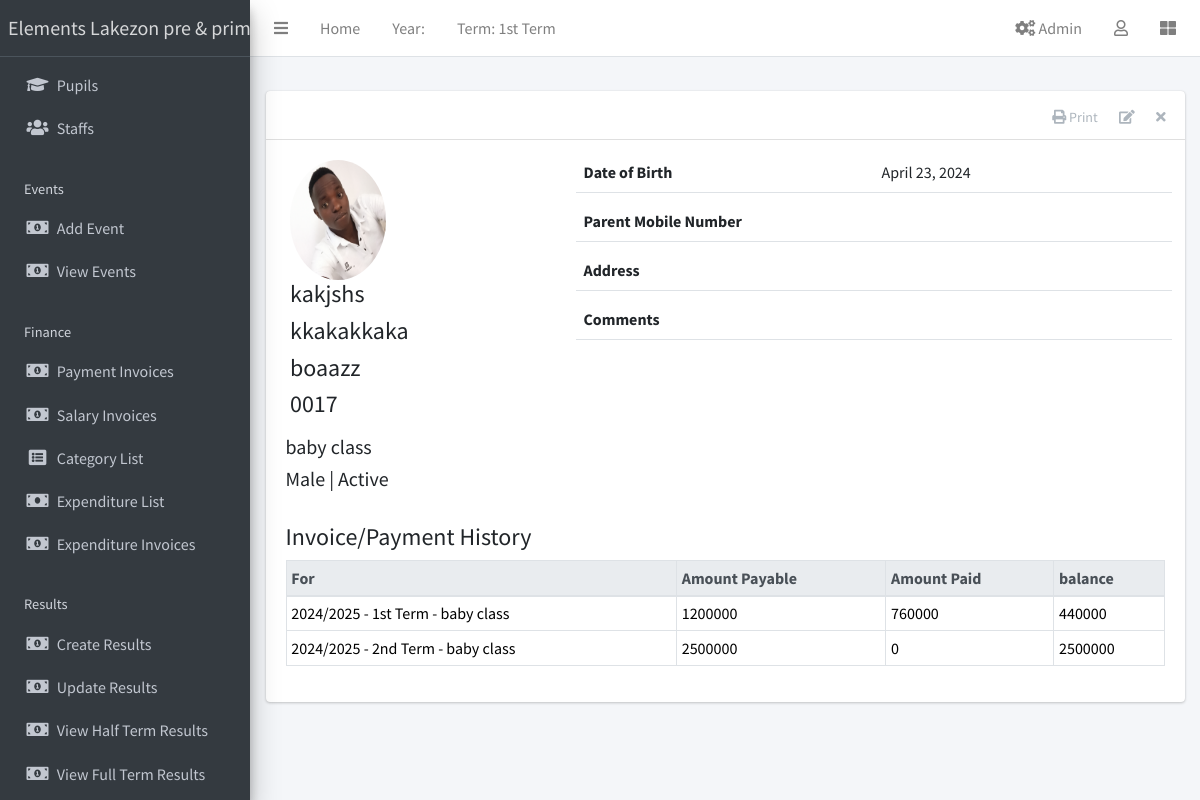
Screenshot of /student/18/ (signed in) with the database file from the repository.
### apps/corecode/models.py (models this page shows)
class AcademicTerm(models.Model):
    name = models.CharField(max_length=20, unique=True)
    current = models.BooleanField(default=True)
    class Meta:
        ordering = ["name"]
    def __str__(self):
        return self.name

class StudentClass(models.Model):
    name = models.CharField(max_length=200, unique=True)
    class Meta:
        verbose_name = "Class"
        verbose_name_plural = "Classes"
        ordering = ["name"]
    def __str__(self):
        return self.name

class AcademicSession(models.Model):
    name = models.CharField(max_length=200, unique=True)
    current = models.BooleanField(default=True)
    class Meta:
        ordering = ["-name"]
    def __str__(self):
        return self.name

### apps/students/models.py (models this page shows, shortened)
class Student(models.Model):
    STATUS_CHOICES = [("active", "Active"), ("inactive", "Inactive")]
    GENDER_CHOICES = [("male", "Male"), ("female", "Female")]
    current_status = models.CharField(
        max_length=10, choices=STATUS_CHOICES, default="active"
    )
    registration_number = models.CharField(max_length=200, unique=True)
    surname = models.CharField(max_length=200)
    firstname = models.CharField(max_length=200)
    other_name = models.CharField(max_length=200, blank=True)
    gender = models.CharField(max_length=10, choices=GENDER_CHOICES, default="male")
    date_of_birth = models.DateField(default=timezone.now)
    current_class = models.ForeignKey(
        StudentClass, on_delete=models.SET_NULL, blank=True, null=True
    )
    date_of_admission = models.DateField(default=timezone.now)
    mobile_num_regex = RegexValidator(
        regex="^[0-9]{10,15}$", message="Entered mobile number isn't in a right format!"
    )
    parent_mobile_number = models.CharField(
        validators=[mobile_num_regex], max_length=13, blank=True
    )
    address = models.TextField(blank=True)
    others = models.TextField(blank=True)
    passport = models.ImageField(blank=True, upload_to="students/passports/")
    class Meta:
        ordering = ["surname", "firstname", "other_name"]

### apps/finance/models.py (models this page shows, shortened)
class Invoice(models.Model):
    student = models.ForeignKey(Student, on_delete=models.CASCADE)
    session = models.ForeignKey(AcademicSession, on_delete=models.CASCADE)
    term = models.ForeignKey(AcademicTerm, on_delete=models.CASCADE)
    class_for = models.ForeignKey(StudentClass, on_delete=models.CASCADE)
    balance_from_previous_term = models.IntegerField(default=0)
    status = models.CharField(
        max_length=20,
        choices=[("active", "Active"), ("closed", "Closed")],
        default="active",
    )
    class Meta:
        ordering = ["student"]
    def balance(self):
        payable = self.total_amount_payable()
        paid = self.total_amount_paid()
        return payable - paid
    def amount_payable(self):
        items = InvoiceItem.objects.filter(invoice=self)
        total = 0
        for item in items:
            total += item.amount
        return total
    def total_amount_payable(self):
        return self.balance_from_previous_term + self.amount_payable()
    def total_amount_paid(self):
        receipts = Receipt.objects.filter(invoice=self)
        amount = 0
        for receipt in receipts:
            amount += receipt.amount_paid
        return amount

class InvoiceItem(models.Model):
    invoice = models.ForeignKey(Invoice, on_delete=models.CASCADE)
    description = models.CharField(max_length=200)
    amount = models.IntegerField()

class Receipt(models.Model):
    invoice = models.ForeignKey(Invoice, on_delete=models.CASCADE)
    amount_paid = models.IntegerField()
    date_paid = models.DateField(default=timezone.now)
    comment = models.CharField(max_length=200, blank=True)
    PAYMENT_METHOD_CHOICES = [
        ('NMB_BANK', 'NMB BANK'),
        ('M_PESA', 'M-PESA'),
        ('CASH', 'CASH'),
    ]
    payment_method = models.CharField(
        max_length=10,
        choices=PAYMENT_METHOD_CHOICES,
    )

### apps/students/views.py (the view)
# urls.py: path("<int:pk>/", StudentDetailView.as_view(), name="student-detail"),
class StudentDetailView(LoginRequiredMixin, DetailView):
    model = Student
    template_name = "students/student_detail.html"
    def get_context_data(self, **kwargs):
        context = super(StudentDetailView, self).get_context_data(**kwargs)
        context["payments"] = Invoice.objects.filter(student=self.object)
        return context

### apps/corecode/context_processors.py (called while the page is built)
def site_defaults(request):
    current_session = AcademicSession.objects.get(current=True)
    current_term = AcademicTerm.objects.get(current=True)
    current_exam = ExamType.objects.get(current=True)
    vals = SiteConfig.objects.all()
    contexts = {
        "current_session": current_session.name,
        "current_term": current_term.name,
        "current_exam": current_exam.name,
    }
    for val in vals:
        contexts[val.key] = val.value
    return contexts

### apps/students/templates/students/student_detail.html (shortened to what this page needs)
{% extends 'base.html' %}
{% load static %}
{% block content-header %}
<div class="card-header">
  <div class="card-tools">
    <a href="#" class="btn btn-tool" id="print-button"><i class="fas fa-print"></i> Print</a>
    <a href="{% url 'student-update' object.id %}" class="btn btn-tool">
      <i class="fas fa-edit"></i>
    </a>
    <a href="{% url 'student-delete' object.id %}" class="btn btn-tool">
      <i class="fas fa-times"></i>
    </a>
  </div>
</div>
{% endblock content-header %}
{% block content %}
    <div class="row mb-4">
      <div class="col-sm-4">
        <div class="row mb-2">
          {% if object.passport %}
            <img
              src="{{ object.passport.url }}"
              class="float-left rounded-circle mr-3" style="width: 120px; height: 120px;">
          {% else %}
            <img
              src="{% static 'dist/img/avatar.png' %}"
              class="float-left rounded-circle mr-3" style="width: 120px; height: 120px;">
          {% endif %}
          <div class="float-right">
            <h4>{{ object.firstname }} </h4>
            <h4>{{ object.other_name }} </h4>
            <h4>{{ object.surname }} </h4>
            <h4>{{ object.registration_number }} </h4>
          </div>
        </div>
        <h5>{{ object.current_class }} </h5>
        <h5>{{ object.get_gender_display }} | {{ object.get_current_status_display }}</h5>
      </div>
      <div class="col-sm-8">
        <div>
          <div class="form-group border-bottom row">
            <label class="col">
              Date of Birth
            </label>
            <div class="col">
              {{ object.date_of_birth }}
            </div>
          </div>
          <div class="form-group border-bottom row">
            <label class="col">
              Parent Mobile Number
            </label>
            <div class="col">
            </div>
          </div>
          <div class="form-group border-bottom row">
            <label class="col">
              Address
            </label>
            <div class="col">
            </div>
          </div>
          <div class="form-group border-bottom row">
            <label class="col">
              Comments
            </label>
            <div class="col">
            </div>
          </div>
        </div>
      </div>
    </div>
    <h4>Invoice/Payment History</h4>
    {% if payments %}
      <table class="table table-sm table-bordered table-hover">
        <thead class="thead-light">
          <tr>
            <th>For</th>
            <th>Amount Payable</th>
            <th>Amount Paid</th>
            <th>balance</th>
          </tr>
        </thead>
        <tbody>
          {% for payment in payments %}
            <tr class='clickable-row' data-href="{% url 'invoice-detail' payment.id %}">
              <td>{{payment.session}} - {{payment.term}} - {{ payment.class_for}}</td>
              <td>{{payment.total_amount_payable}}</td>
              <td>{{payment.total_amount_paid}}</td>
              <td>{{payment.balance}}</td>
            </tr>
          {% endfor %}
        </tbody>
      </table>
    {% else %}
        <p>There are no payment history for {{object}}</p>
    {% endif %}
{% endblock content %}

### templates/base.html (shortened to what this page needs)
{% load static %}
<!DOCTYPE html>
<html lang="en">
<head>
  <link rel="stylesheet" href="{% static 'css/bootstrap.min.css' %}">
  <link href="https://stackpath.bootstrapcdn.com/bootstrap/5.1.3/css/bootstrap.min.css" rel="stylesheet">
  <link rel="stylesheet" href="{% static 'plugins/fontawesome-free/css/all.min.css' %}">
  <link rel="stylesheet" href="{% static 'plugins/toastr/toastr.min.css' %}">
  <link rel="stylesheet" href="{% static 'plugins/overlayScrollbars/css/OverlayScrollbars.min.css' %}">
  <link rel="stylesheet" href="{% static 'plugins/Datatables/datatables.min.css' %}" />
  <link rel="stylesheet" href="{% static 'dist/css/adminlte.min.css' %}">
</head>
<body class="hold-transition sidebar-mini layout-fixed layout-navbar-fixed layout-footer-fixed">
  <div class="wrapper">
    <nav class="main-header navbar navbar-expand navbar-white navbar-light">
      <ul class="navbar-nav">
        <li class="nav-item">
          <a class="nav-link" data-widget="pushmenu" href="#" role="button"><i class="fas fa-bars"></i></a>
        </li>
        <li class="nav-item d-none d-sm-inline-block">
          <a href="{% url 'home' %}" class="nav-link">Home</a>
        </li>
        <li class="nav-item d-none d-sm-inline-block">
          <a class="nav-link">Year: {{ current_year}}</a>
        </li>
        <li class="nav-item d-none d-sm-inline-block">
          <a class="nav-link">Term: {{ current_term }}</a>
        </li>
      </ul>
      <ul class="navbar-nav ml-auto">
  <li class="nav-item">
    <a class="nav-link" href="{% url 'goto-admin' %}">
      <i class="fas fa-cogs"></i> Admin
    </a>
  </li>
        <li class="nav-item dropdown">
          <a class="nav-link" data-toggle="dropdown" href="#">
            <i class="far fa-user"></i>
          </a>
        </li>
        <li class="nav-item">
          <a class="nav-link" data-widget="control-sidebar" data-slide="true" href="#" role="button"><i class="fas fa-th-large"></i></a>
        </li>
      </ul>
    </nav>
    <aside class="main-sidebar sidebar-dark-primary elevation-4">
      <a href="{% url 'home' %}" class="brand-link">{{"Elements Lakezon pre & primary school" }}</a>
      <div class="sidebar">
        <nav class="mt-2">
          <ul class="nav nav-pills nav-sidebar flex-column" data-widget="treeview" role="menu" data-accordion="false">
            <li class="nav-item">
               <a href="{% url 'student-list' %}" class="nav-link">
                <i class="nav-icon fas fa-graduation-cap"></i>
                <p>Pupils</p>
              </a>
            </li>
            <li class="nav-item">
              <a href="{% url 'staff-list' %}" class="nav-link">
                <i class="nav-icon fas fa-users"></i>
                <p>
                  Staffs
                </p>
              </a>
            </li>
            <li class="nav-header">Events</li>
            <li class="nav-item">
               <a href="{% url 'event_create' %}" class="nav-link">
                <i class="nav-icon fas fa-money-bill-alt"></i>
                <p>Add Event</p>
              </a>
            </li>
            <li class="nav-item">
                <a href="{% url 'event_list' %}" class="nav-link">
                <i class="nav-icon fas fa-money-bill-alt"></i>
                <p>View Events</p>
              </a>
            </li>
            <li class="nav-header">Finance</li>
            <li class="nav-item">
               <a href="{% url 'invoice-list' %}" class="nav-link">
                <i class="nav-icon fas fa-money-bill-alt"></i>
                <p>Payment Invoices</p>
              </a>
            </li>
            <li class="nav-item">
                <a href="{% url 'salary-invoice-list' %}" class="nav-link">
                <i class="nav-icon fas fa-money-bill-alt"></i>
                <p>Salary Invoices</p>
              </a>
            </li>
            <li class="nav-item">
               <a href="{% url 'category_list' %}" class="nav-link">
                <i class="nav-icon fas fa-list-alt"></i>
                <p>Category List</p>
              </a>
            </li>
            <li class="nav-item">
              <a href="{% url 'expenditure_list' %}" class="nav-link">
                <i class="nav-icon fas fa-money-bill"></i>
                <p>Expenditure List</p>
              </a>
            </li>
            <li class="nav-item">
            <a href="{% url 'expenditure-invoice-list' %}" class="nav-link">
                <i class="nav-icon fas fa-money-bill-alt"></i>
                <p>Expenditure Invoices</p>
              </a>
            </li>
            <li class="nav-header">Results</li>
            <li class="nav-item">
              <a href="{% url 'create-result' %}" class="nav-link">
                <i class="nav-icon fas fa-money-bill-alt"></i>
                <p>
                  Create Results
                </p>
              </a>
            </li>
            <li class="nav-item">
              <a href="{% url 'edit-results' %}" class="nav-link">
                <i class="nav-icon fas fa-money-bill-alt"></i>
                <p>
                  Update Results
                </p>
              </a>
            </li>
            <li class="nav-item">
              <a href="{% url 'single-class' %}" class="nav-link">
                <i class="nav-icon fas fa-money-bill-alt"></i>
                <p>
                  View Half Term Results
                </p>
              </a>
            </li>
            <li class="nav-item">
              <a href="{% url 'class-list' %}" class="nav-link">
                  <i class="nav-icon fas fa-money-bill-alt"></i>
                  <p>
                      View Full Term Results
                  </p>
              </a>
          </li>
        </nav>
      </div>
    </aside>
    <div class="content-wrapper">
      <section class="content-header">
      </section>
      <section class="content">
        <div class="container-fluid">
          <div class="row">
            <div class="col-md-12">
              {% block fullcard %}
              <div class="card">
                {% block content-header %}{% endblock content-header %}
                <div class="card-body">
                  <div class="row">
                    <div class="col">
                      {% block content %}
                      {% endblock content %}
                    </div>
                  </div>
                </div>
              </div>
              {% endblock fullcard %}
            </div>
          </div>
        </div>
      </section>
    </div>
  </div>
</body>
</html>

### rows the page displays
AcademicTerm: name "1st Term"
Student: passport (picture), firstname "kakjshs", other_name "kkakakkaka", surname "boaazz", registration_number "0017", current_class "baby class", gender "Male", current_status "Active", date_of_birth "April 23, 2024"
Invoice: session "2024/2025", term "1st Term", class_for "baby class", total_amount_payable "1200000", total_amount_paid "760000", balance "440000"
Invoice: session "2024/2025", term "2nd Term", class_for "baby class", total_amount_payable "2500000", total_amount_paid "0", balance "2500000"

### other values shown
{{ "Elements Lakezon pre & primary school" }} "Elements Lakezon pre &…"
